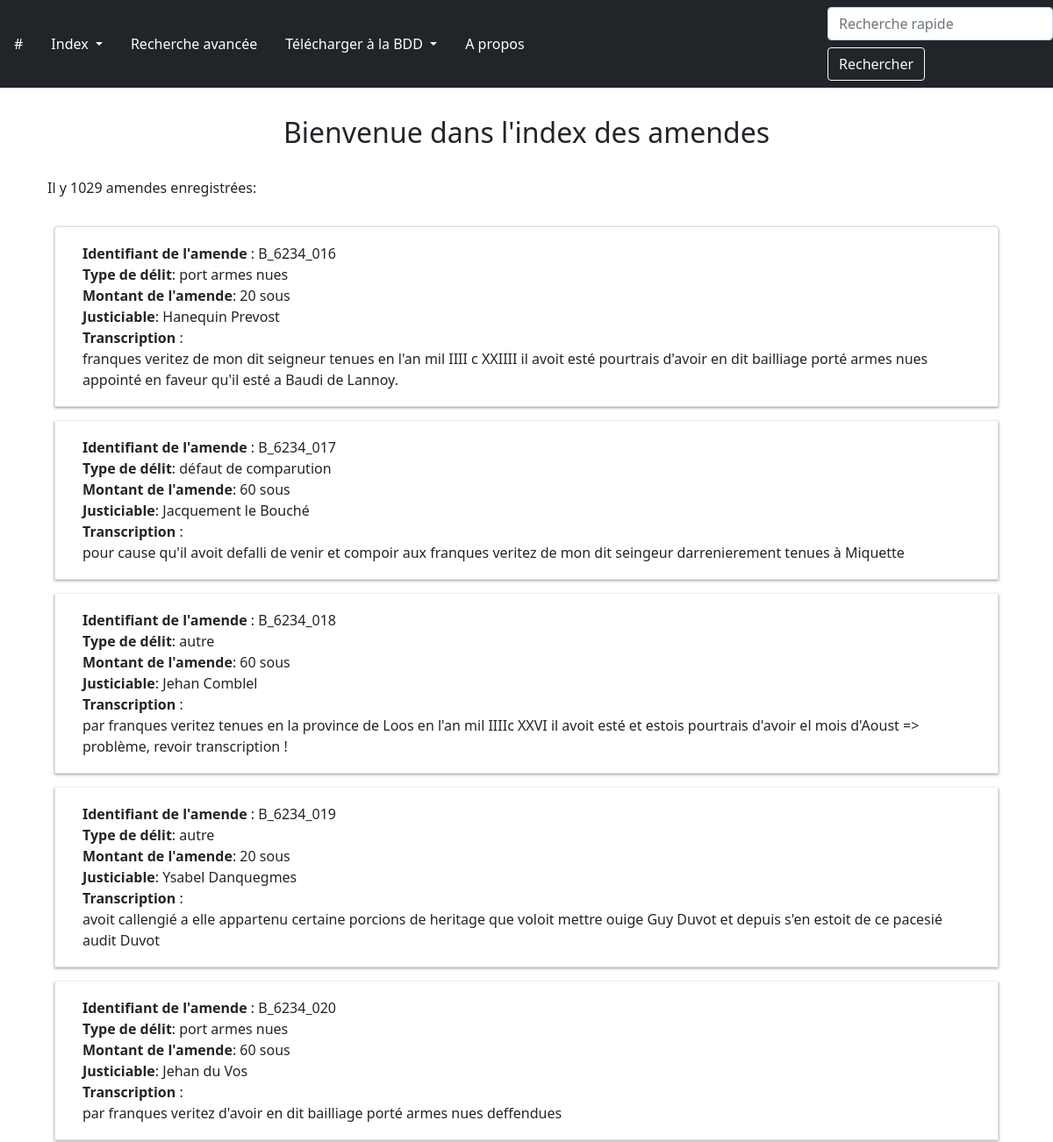
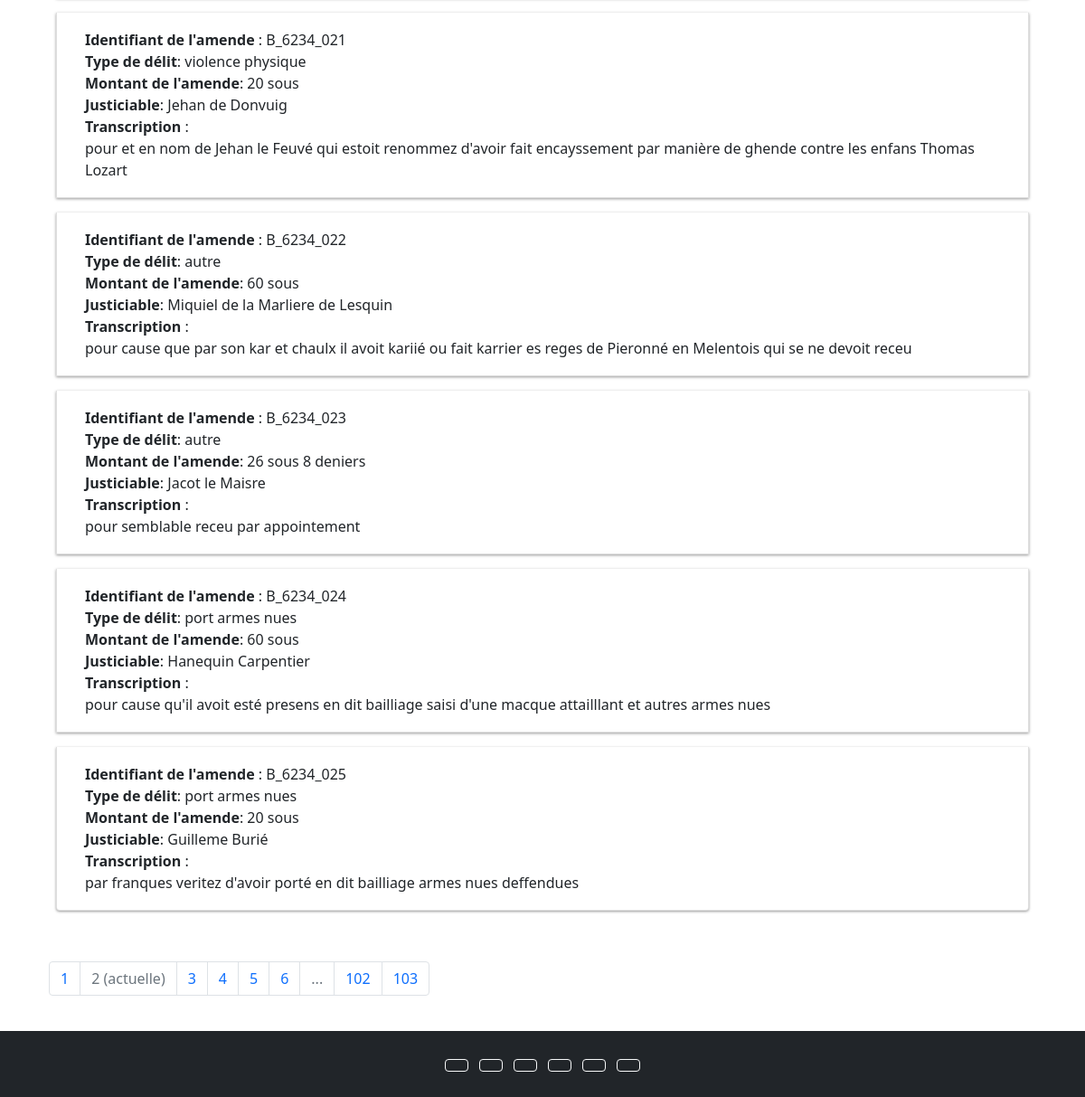
The page /index/amendes/?page=2 on the database its author committed (2 pictures, top to bottom).
### app/modeles/data.py (models this page shows, shortened)
class Amendes(db.Model):
    identifiant = db.Column(db.Integer, primary_key=True, unique=True, nullable=False)
    cote = db.Column(db.Text)
    date = db.Column(db.Text)
    typeTaxe = db.Column(db.Text)
    sexe = db.Column(db.Text)
    montant = db.Column(db.Text)
    parisis = db.Column(db.Integer)
    moment = db.Column(db.Text)
    typeDelit = db.Column(db.Text)
    reunion = db.Column(db.Text)
    franchesVerites = db.Column(db.Text)
    tiers = db.Column(db.Text)
    id_personne = db.Column(db.Integer, db.ForeignKey('justiciables.id_personne'), nullable=False)
    transcription = db.Column(db.Text)
    justiciable = db.relationship("Justiciables", back_populates="amendes")

### app/routes/generic.py (the view)
@app.route("/index/amendes/")
def index_amendes():
    page = request.args.get("page", 1)
    if isinstance(page, str) and page.isdigit():
        page = int(page)
    else:
        page = 1
    amendes = Amendes.query.paginate(page=page, per_page=RESULTATS_PAR_PAGES)
    return render_template("pages/index_amendes.html", amendes=amendes)

### app/templates/pages/index_amendes.html (shortened to what this page needs)
{% extends "container.html" %}
{% block corps %}
<div class="container pt-2 pb-5 mb-5">
    <h2 class="text-center p-4"> Bienvenue dans l'index des amendes</h2>
    <p>
        Il y {{amendes.total}} amendes enregistrées:
    </p>
    <ul class="list-group pt-2 mb-5">
        {% for amende in amendes.items|sort(attribute='identifiant') %}
            <li class="list-group-item m-2">
                <a href="{{url_for('amende', identifiant=amende.identifiant)}}">
                    <b>Identifiant de l'amende</b> : {{amende.identifiant}} <br/>
                    <b>Type de délit</b>: {{amende.typeDelit}}<br/>
                    <b>Montant de l'amende</b>: {{amende.montant}}<br/>
                    <b>Justiciable</b>: {{amende.justiciable.nom}}<br/>
                    <b>Transcription </b> :<br/> {{amende.transcription}}<br/>
                </a>
            </li>
        {% endfor %}
    </ul>
    <nav aria-label="research-pagination">
        <ul class="pagination">
            {%- for page in amendes.iter_pages() %}
                {% if page %}
                    {% if page != amendes.page %}
                        <li class="page-item">
                            <a class="page-link" href="{{ url_for('index_amendes', page=page) }}">{{page}}</a>
                        </li>
                    {% else %}
                        <li class="page-item active disabled">
                            <a class="page-link">{{page}} <span class="sr-only">(actuelle)</span></a>
                        </li>
                    {% endif %}
                {% else %}
                    <li class="page-item disabled">
                        <a class="page-link">...</a>
                    </li>
                {% endif %}
            {%- endfor %}
        </ul>
    </nav>
</div>
{% endblock %}

### app/templates/pages/index_amendes.html (style rules this page uses)
.list-group-item { cursor: pointer; transition: background-color 0.2s; box-shadow: 0px 1px 3px rgba(0, 0, 0, 0.4); }
.list-group-item a { text-decoration: none; color: inherit; display: block; padding: 10px 15px; }

### rows shown on the page
Amendes: identifiant "B_6234_016", typeDelit "port armes nues", montant "20 sous", justiciable.nom "Hanequin Prevost", transcription "franques veritez de mon dit seigneur tenues en l'an mil IIII c XXIIII il avoit esté pourtrais d'avoir en dit bailliage porté armes nues appointé en faveur qu'il esté a Baudi de Lannoy."
Amendes: identifiant "B_6234_017", typeDelit "défaut de comparution", montant "60 sous", justiciable.nom "Jacquement le Bouché", transcription "pour cause qu'il avoit defalli de venir et compoir aux franques veritez de mon dit seingeur darrenierement tenues à Miquette"
Amendes: identifiant "B_6234_018", typeDelit "autre", montant "60 sous", justiciable.nom "Jehan Comblel", transcription "par franques veritez tenues en la province de Loos en l'an mil IIIIc XXVI il avoit esté et estois pourtrais d'avoir el mois d'Aoust => problème, revoir transcription !"
Amendes: identifiant "B_6234_019", typeDelit "autre", montant "20 sous", justiciable.nom "Ysabel Danquegmes", transcription "avoit callengié a elle appartenu certaine porcions de heritage que voloit mettre ouige Guy Duvot et depuis s'en estoit de ce pacesié audit Duvot"
Amendes: identifiant "B_6234_020", typeDelit "port armes nues", montant "60 sous", justiciable.nom "Jehan du Vos", transcription "par franques veritez d'avoir en dit bailliage porté armes nues deffendues"
Amendes: identifiant "B_6234_021", typeDelit "violence physique", montant "20 sous", justiciable.nom "Jehan de Donvuig", transcription "pour et en nom de Jehan le Feuvé qui estoit renommez d'avoir fait encayssement par manière de ghende contre les enfans Thomas Lozart"
Amendes: identifiant "B_6234_022", typeDelit "autre", montant "60 sous", justiciable.nom "Miquiel de la Marliere de Lesquin", transcription "pour cause que par son kar et chaulx il avoit kariié ou fait karrier es reges de Pieronné en Melentois qui se ne devoit receu"
Amendes: identifiant "B_6234_023", typeDelit "autre", montant "26 sous 8 deniers", justiciable.nom "Jacot le Maisre", transcription "pour semblable receu par appointement"
Amendes: identifiant "B_6234_024", typeDelit "port armes nues", montant "60 sous", justiciable.nom "Hanequin Carpentier", transcription "pour cause qu'il avoit esté presens en dit bailliage saisi d'une macque attailllant et autres armes nues"
Amendes: identifiant "B_6234_025", typeDelit "port armes nues", montant "20 sous", justiciable.nom "Guilleme Burié", transcription "par franques veritez d'avoir porté en dit bailliage armes nues deffendues"

### other values the page prints
{{ amendes.total }} "1029"
{{ page }} "1" "3" "4" "5" "6" "102" "103"
{{ page }} "2"
